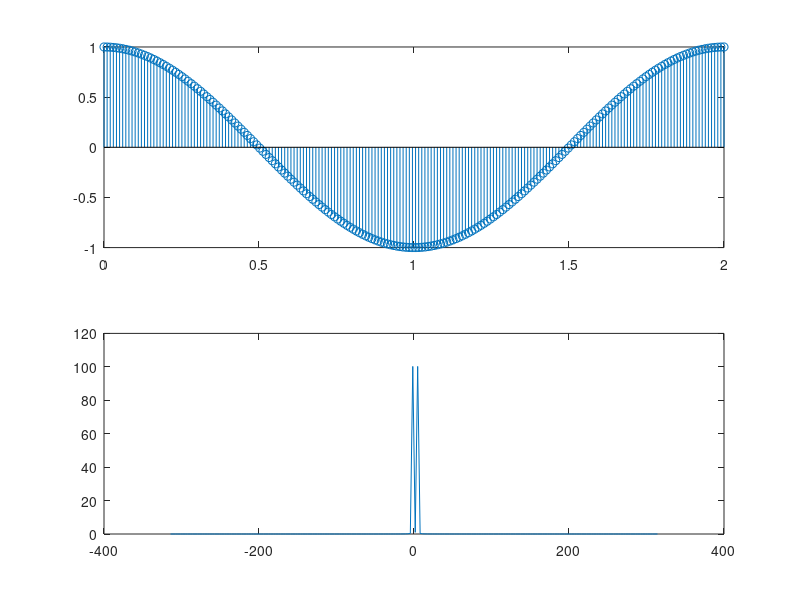

The MATLAB source for this figure:
% Project 2
% - Problem 2
% - Author : Taewan Ham

% sampling frequency = w_s
% w_s > 2*w1 = 2*2*pi*100
% let sampling frequency w_s = 6*pi*100 (300Hz)

w_s = 2*pi*100;
samples = 2*w_s / (2*pi);  % number of samples 
n = linspace(0, 2, samples);  % sampled time domain
w = linspace(-w_s*0.5, w_s*0.5, samples);  % frequency domain

m_t = cos(2*pi*100*n);
m_f = fftshift(fft(m_t));  % ft

figure(1);
subplot(2,1,1); stem(n, m_t);  % signal in time domain
subplot(2,1,2); plot(w, abs(m_f));  % signal in frequency domain